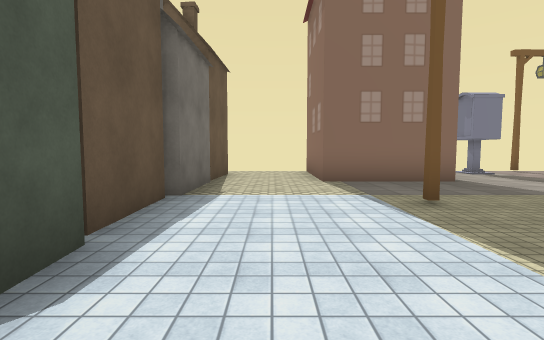
view 1 (above)

21 first-person views from a walk through a Unity game level. The camera is 1.4 m above the floor, tilts 4° down and sees 85° across. The floor is counted in squares, 2 m on a side. Each view is taken from the middle of a square. On the plan, view 1 faces up. The plan holds only what a view shows up to about 10 squares ahead; the rest is blank. The place goes on beyond the plan. The player character is not drawn. Some animated figures are not drawn. Some surface patterns are stand-ins.

view 2
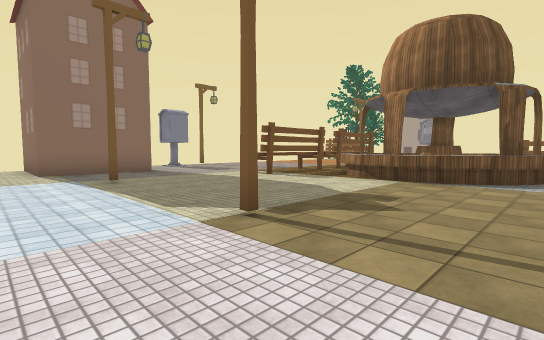

view 3
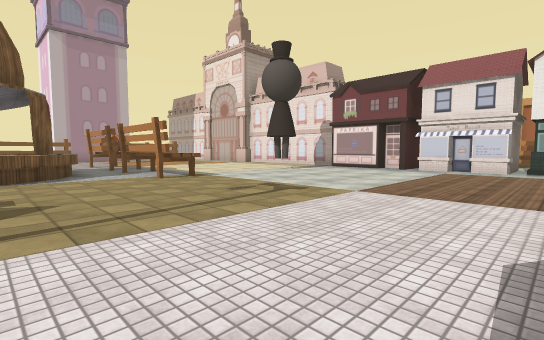

view 4
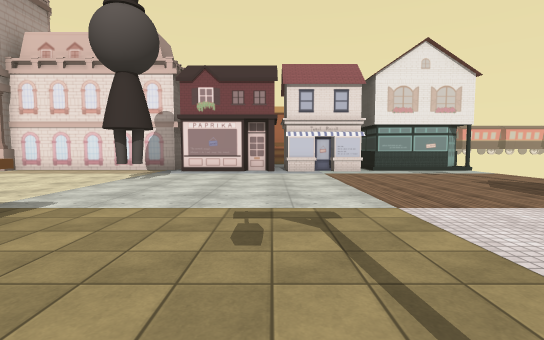

view 5
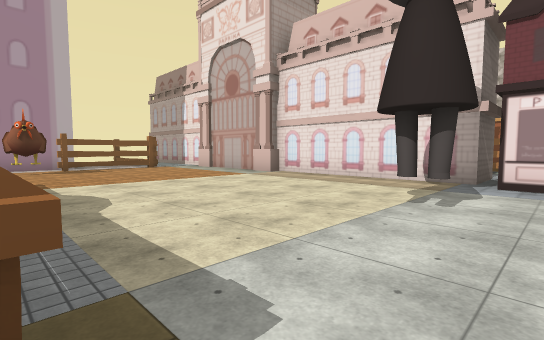

view 6
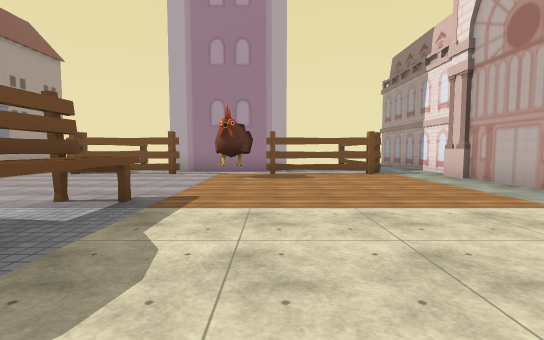

view 7
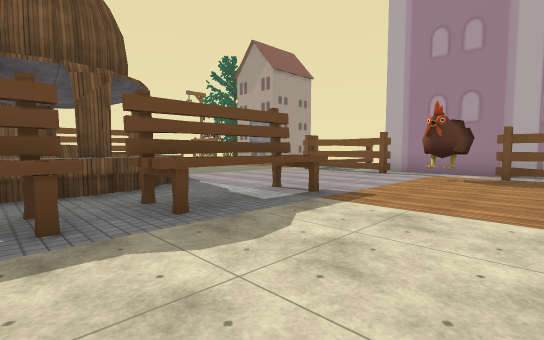

view 8
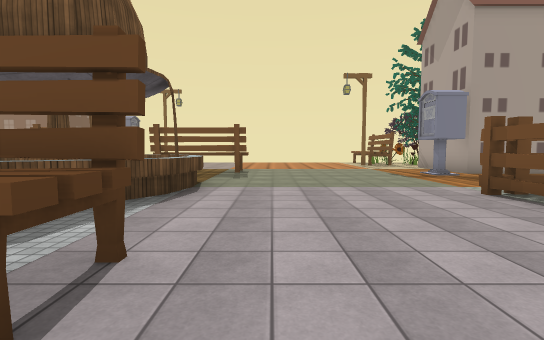

view 9
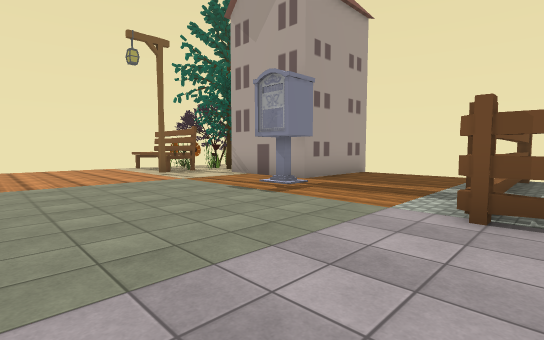

view 10
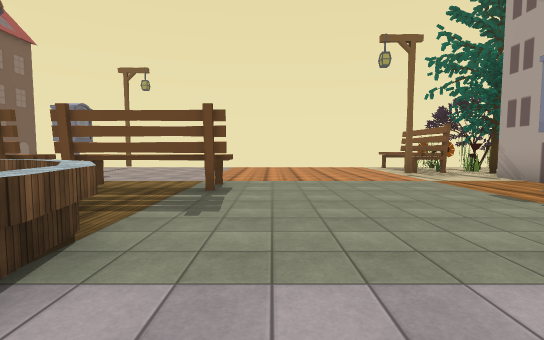

view 11
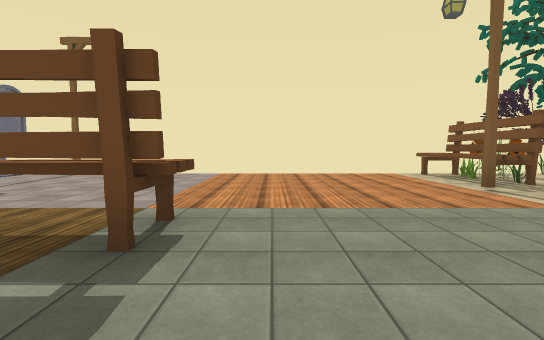

view 12
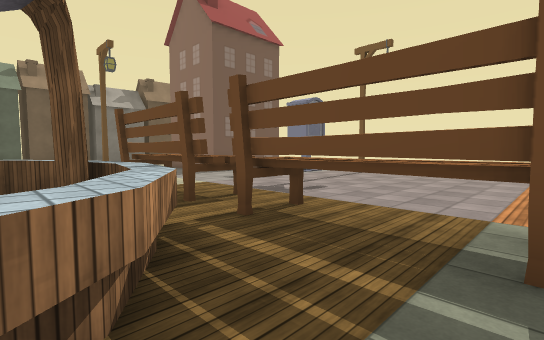

view 13
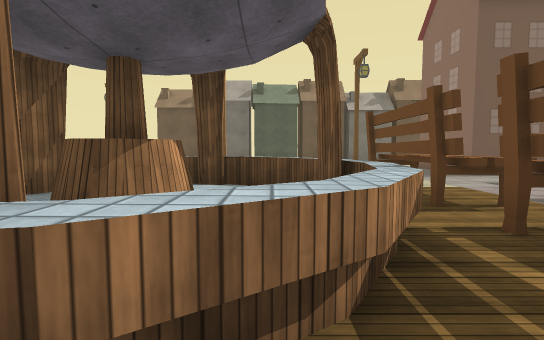

view 14
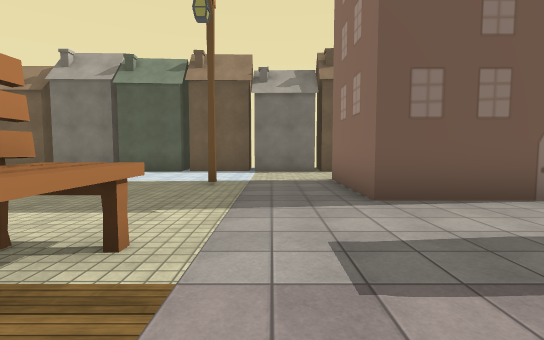

view 15
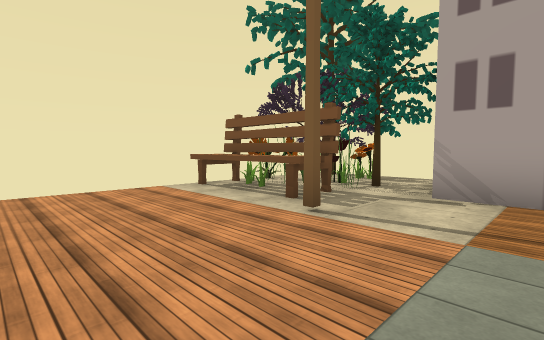

view 16
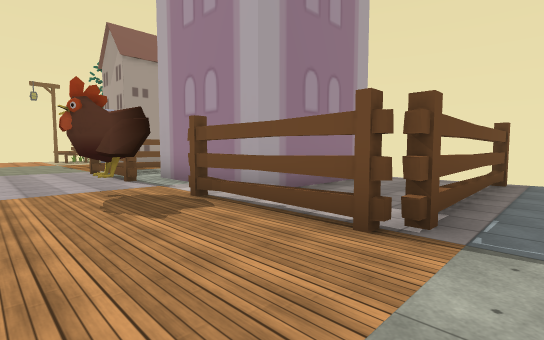

view 17
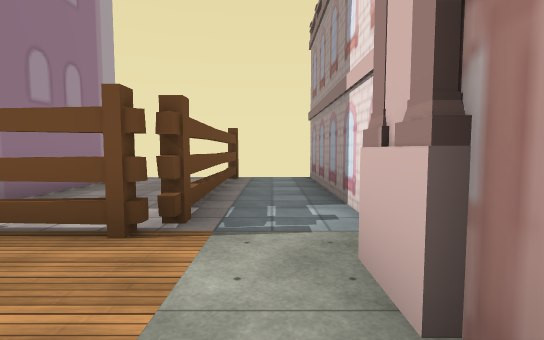

view 18
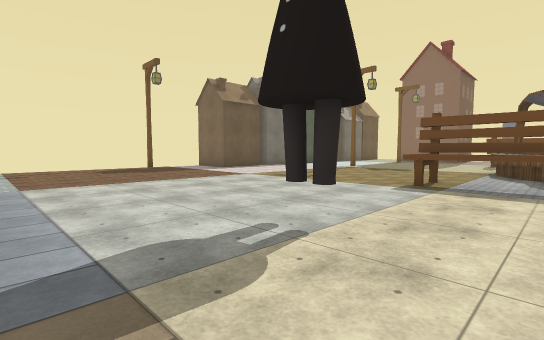

view 19
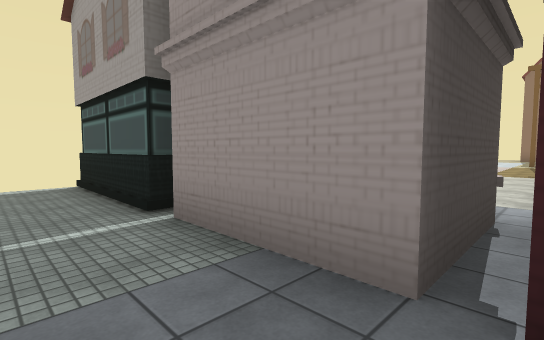

view 20
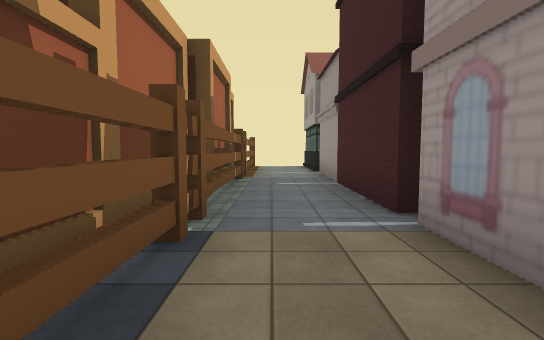

view 21
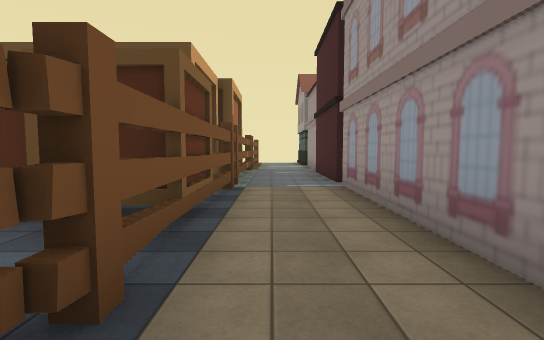

### Floor plan
Key: @ floor where view 1 was taken; # wall or solid block; x gap in a wall; . main floor; : floor 0.25 m higher than the main floor; ^ raised ledge; O other object.
Columns run from 3 left of view 1 to 22 right of it. Each row starts with its distance up from view 1.
  9   ..#  # O.O.........OO.O
  8   ..#  #.............OOOO
  7  #..####............OOOOO
  6  #..................O.O..
  5  #....................#
  4  O...O...OOO.OOO......#
  3  #.......OOO.OOO......####
  2  #.........^^^.......O...
  1  #........^  :^..........
  0  # @......#x###..........
 -1  #...O....^:##^....######
 -2  #........^##:^....#
 -3  #.........^^^.....##
 -4 O#.......O.O.O.O....##
 -5   .......OOO.OOO.....#
 -6   ................OO.#
 -7 O...................###
 -8 ...................##. #
 -9 .........O.........# ....
-10 ...................######
-11 .........................
-12 ######OOO.###############
-13 ###.##OOO.####
-14 ...............
-15 ................
-16   ##########O##
-17     OOOOOOOOOO

Where each view was taken, in squares from view 1:
view 1: 0 up, 0 right, facing up
view 2: 3 down, 0 right, facing up-right
view 3: 1 down, 1 left, facing down-right
view 4: 2 down, 3 right, facing down
view 5: 5 down, 5 right, facing down-right
view 6: 7 down, 8 right, facing right
view 7: 8 down, 8 right, facing up-right
view 8: 6 down, 13 right, facing up
view 9: 2 down, 13 right, facing up-right
view 10: 2 down, 13 right, facing up
view 11: 1 up, 13 right, facing up
view 12: 1 up, 12 right, facing up-left
view 13: 1 up, 12 right, facing left
view 14: 5 up, 8 right, facing left
view 15: 4 up, 14 right, facing up-right
view 16: 11 down, 14 right, facing up-right
view 17: 11 down, 14 right, facing right
view 18: 11 down, 8 right, facing up-left
view 19: 15 down, 3 right, facing up-left
view 20: 15 down, 9 right, facing left
view 21: 15 down, 12 right, facing left
